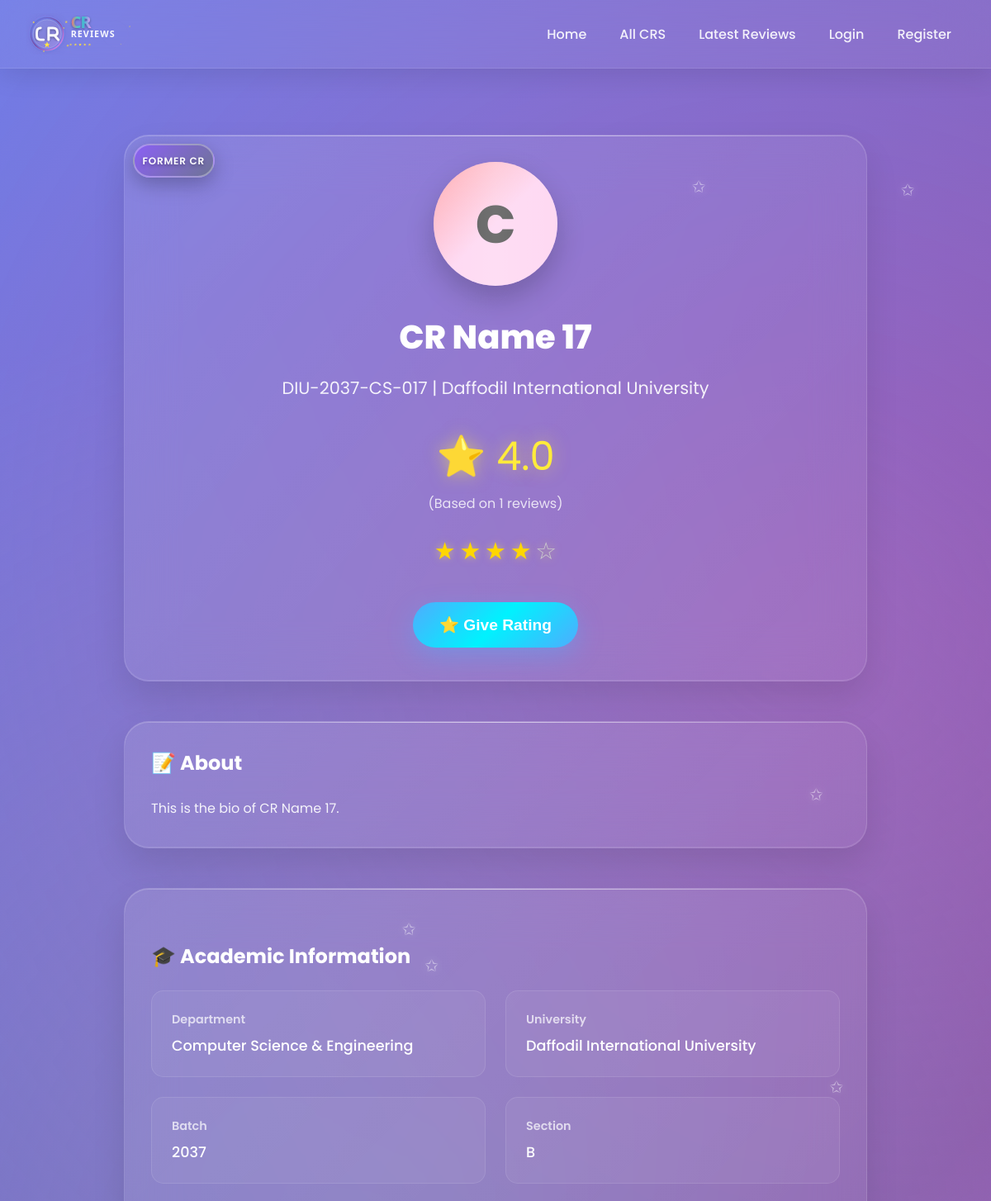
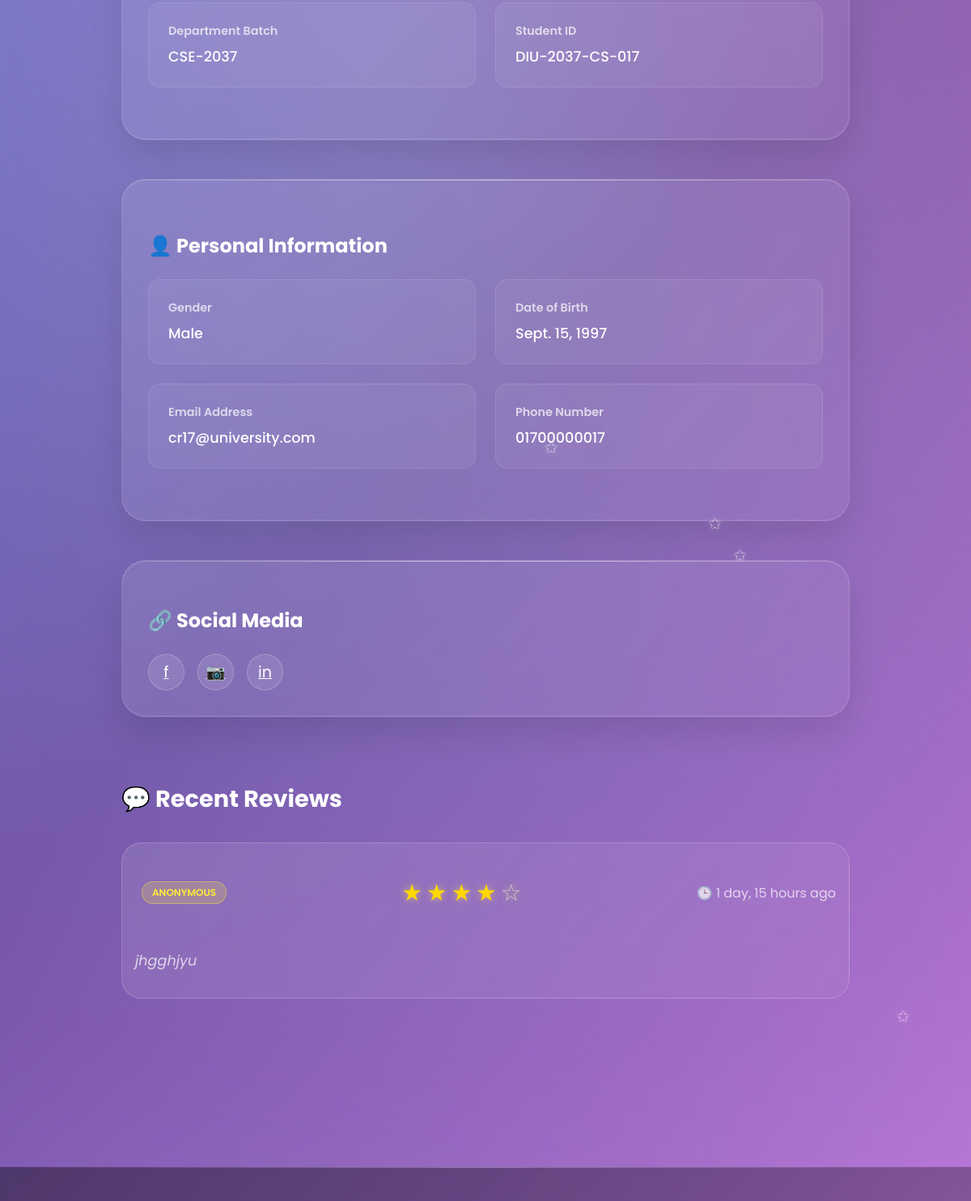
/cr_profile/cr-17-c96c90/ (upper part), run on an earlier commit of the app's database (2 pictures, top to bottom).
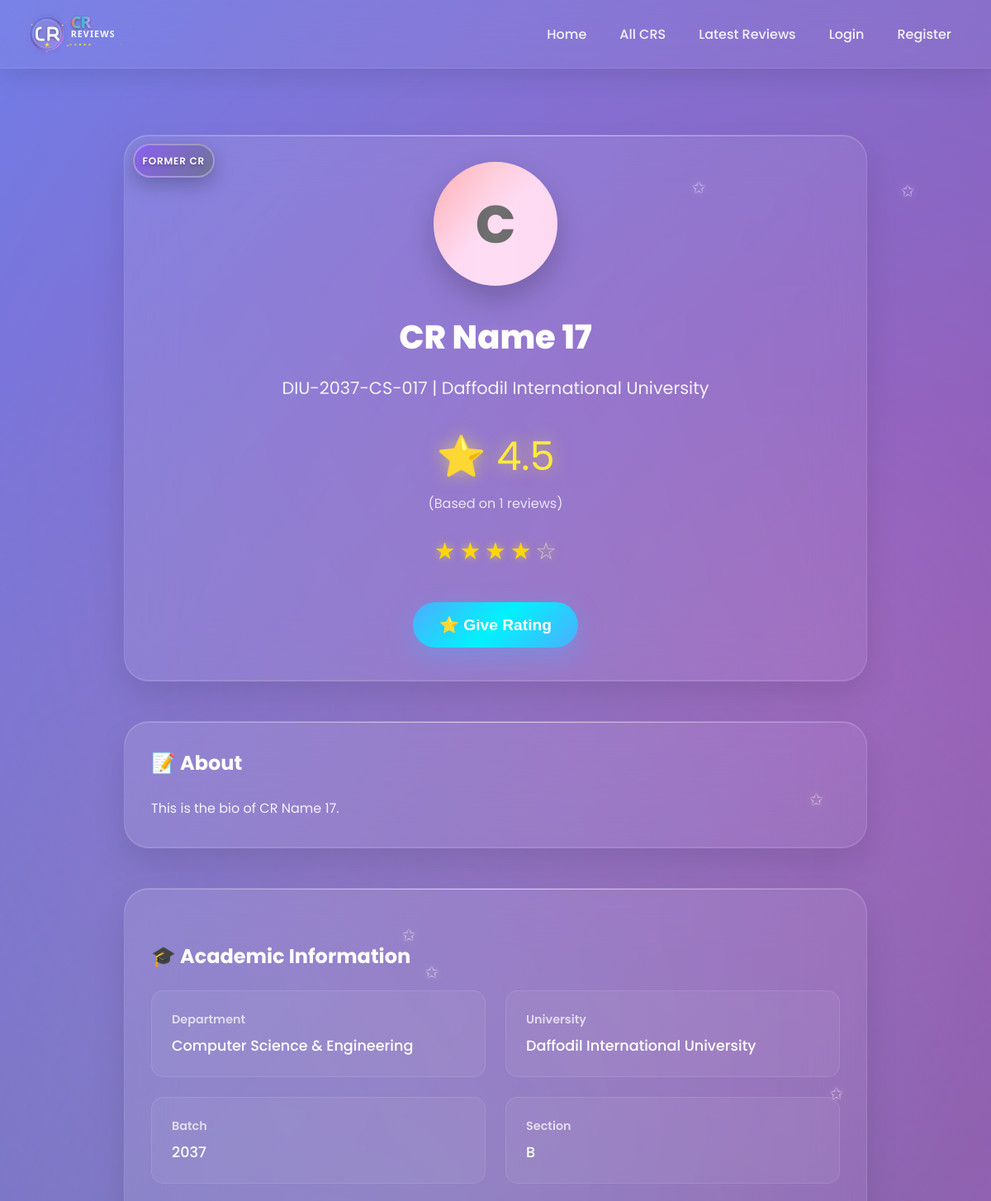
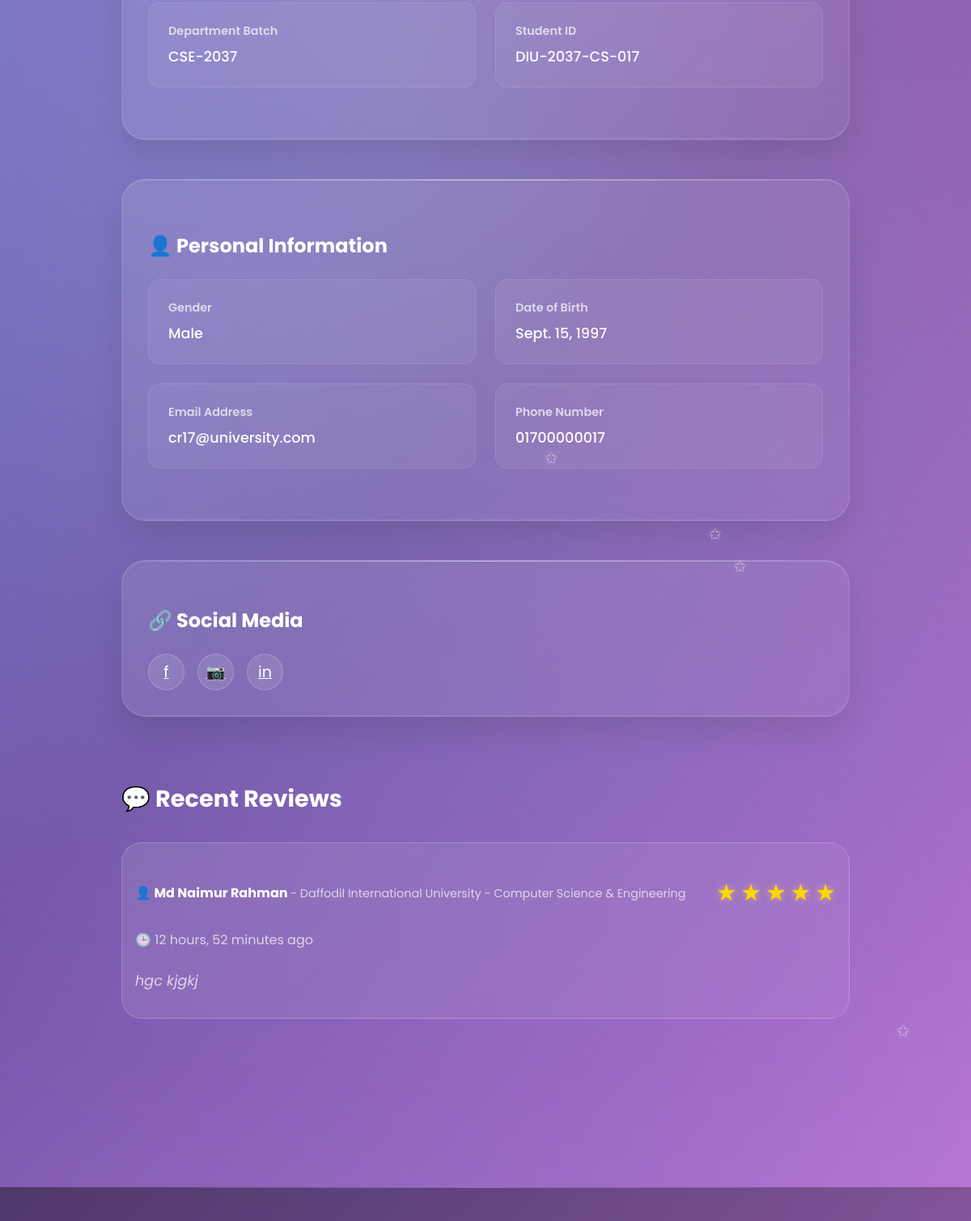
And on a later commit of the database (2 pictures, top to bottom).
### cr/models.py (models this page shows, shortened)
class CrProfile(models.Model):
    user=models.OneToOneField('userprofile.User', on_delete=models.CASCADE,related_name='user_profile')
    university=models.ForeignKey(University, on_delete=models.CASCADE,related_name='university_crs')
    department=models.ForeignKey(Department, on_delete=models.CASCADE,related_name='department_crs')
    cr_status = models.CharField(
    max_length=20,
    choices=[('Present', 'Present CR'), ('Former', 'Former CR')],
    default='Present'
    )
    profile_picture = models.ImageField(upload_to='cr_profile_pictures/', blank=True, null=True)
    name = models.CharField(max_length=100)
    gender = models.CharField(choices=[('M', 'Male'), ('F', 'Female')], max_length=1)
    email = models.EmailField(blank=True, null=True)
    phone = models.CharField(max_length=30, blank=True, null=True)
    st_id = models.CharField(max_length=50, unique=True)
    batch = models.CharField(max_length=20)
    dept_batch = models.CharField(max_length=20 , blank=True, null=True)
    section = models.CharField(max_length=10)
    bio = models.TextField(blank=True, null=True)
    date_of_birth = models.DateField(blank=True, null=True)
    slug = models.SlugField(unique=True, blank=True)
    facebook_url = models.URLField(default='https://www.facebook.com/')
    instagram_url = models.URLField(default='https://www.instagram.com/')
    linkedin_url = models.URLField(default='https://www.linkedin.com/')
    created_at=models.DateTimeField(auto_now_add=True)
    updated_at=models.DateTimeField(auto_now=True)
    deleted_at=models.DateTimeField(auto_now=True,blank=True,null=True)
    @property
    def average_rating(self):
        avg=self.cr_reviews.aggregate(Avg('rating'))['rating__avg']
        return round(avg,1) if avg else 0

class Review(models.Model):
    user = models.ForeignKey('userprofile.User', on_delete=models.CASCADE, related_name='userreviews')
    cr_profile = models.ForeignKey(CrProfile, on_delete=models.CASCADE, related_name='cr_reviews')
    rating = models.PositiveSmallIntegerField()
    description = models.TextField(blank=True, null=True)
    is_anonymous = models.BooleanField(default=False)
    anonymous_name = models.CharField(max_length=100, blank=True, null=True)
    is_approved = models.BooleanField(default=True)  # Auto-approve non-anonymous
    reviewed_by = models.ForeignKey(
        'userprofile.User',
        on_delete=models.SET_NULL,
        null=True,
        blank=True,
        related_name='reviewed_reviews',
        help_text="Admin who approved/rejected this review"
    )
    reviewed_at = models.DateTimeField(null=True, blank=True)
    slug = models.SlugField(unique=True, blank=True)
    created_at = models.DateTimeField(auto_now_add=True)
    updated_at = models.DateTimeField(auto_now=True)
    deleted_at = models.DateTimeField(blank=True, null=True)
    class Meta:
        unique_together = [['user', 'cr_profile']]
        ordering = ['-created_at']

class University(models.Model):
    Public = "Public"
    Private = "Private"
    university_type = [
        (Public,"Public"),
        (Private,"Private"),
    ]
    title =models.CharField(max_length=100,unique=True,blank=False,null=False)
    type =models.CharField(max_length=100,choices=university_type)
    address=models.CharField(max_length=150, blank=True, null=True)
    slug=models.SlugField(blank=True,unique=True)
    created_at=models.DateTimeField(auto_now_add=True)
    updated_at=models.DateTimeField(auto_now=True)
    daleted_at=models.DateTimeField(auto_now=True,blank=True,null=True)
    def __str__(self):
        return self.title

class Department(models.Model):
    title=models.CharField(max_length=50,unique=True,blank=False,null=False)
    code=models.CharField(max_length=50,unique=True,blank=True,null=True)
    slug=models.SlugField(blank=True,unique=True)
    created_at=models.DateTimeField(auto_now_add=True)
    updated_at=models.DateTimeField(auto_now=True)
    daleted_at=models.DateTimeField(auto_now=True,blank=True,null=True)
    def __str__(self):
        return self.title

### userprofile/models.py (models this page shows, shortened)
class User(AbstractBaseUser,PermissionsMixin):
    university=models.ForeignKey(University, on_delete=models.SET_NULL,related_name='university_user',null=True,blank=True)
    department=models.ForeignKey(Department, on_delete=models.SET_NULL,related_name='department_user',null=True,blank=True)
    profile_picture=models.ImageField(upload_to=user_profile_picture_path,null=True,blank=True)
    first_name = models.CharField(max_length=50)
    last_name = models.CharField(max_length=50)
    gender = models.CharField(choices=[('M', 'Male'), ('F', 'Female')], max_length=1)
    email = models.EmailField(unique=True)
    phone=models.CharField(max_length=20,null=True,blank=True)
    date_of_birth=models.DateField(null=True,blank=True)
    student_id=models.CharField(max_length=50,unique=True,null=True,blank=True)
    batch=models.CharField(max_length=20,null=True,blank=True)
    dept_batch = models.CharField(max_length=20 , blank=True, null=True)
    section=models.CharField(max_length=20,null=True,blank=True)
    bio=models.TextField(null=True,blank=True)
    facebook_url=models.URLField(default='https://www.facebook.com/')
    instagram_url=models.URLField(default='https://www.instagram.com/')
    linkedin_url=models.URLField(default='https://www.linkedin.com/')
    role=models.CharField(max_length=20, default='student')
    slug=models.SlugField(blank=True,unique=True)
    is_email_verified = models.BooleanField(default=False)
    email_verification_token = models.UUIDField(blank=True, null=True, editable=False)
    email_verification_token_created = models.DateTimeField(blank=True, null=True)
    password_reset_token = models.UUIDField(null=True, blank=True, editable=False)
    password_reset_token_created = models.DateTimeField(null=True, blank=True)
    is_active = models.BooleanField(default=True)
    is_staff = models.BooleanField(default=False)
    created_at = models.DateTimeField(auto_now_add=True)
    updated_at = models.DateTimeField(auto_now=True)
    deleted_at = models.DateTimeField(blank=True, null=True)
    USERNAME_FIELD = 'email'
    REQUIRED_FIELDS = ['first_name','last_name']
    objects = CustomUserManager()
    def get_full_name(self):
        return f"{self.first_name} {self.last_name}"

### cr/views.py (the view)
# urls.py: path('cr_profile/<str:slug>/',cr_profile,name='cr_profile'),
def cr_profile(request,slug):
    cr_profile=get_object_or_404(CrProfile,slug=slug)
    review = Review.objects.filter(cr_profile=cr_profile, is_approved=True).order_by('-created_at')
    paginator = Paginator(review,5)
    page_number = request.GET.get('page',1)
    try:
        review=paginator.page(page_number)
    except PageNotAnInteger:
        review=paginator.page(1)
    except EmptyPage:
        review=paginator.page(1)
    is_saved = False
    if request.user.is_authenticated:
        is_saved = cr_profile.saved_by.filter(user=request.user).exists()
    context={
        'cr_profile':cr_profile,
        'review':review,
        'paginator':paginator,
        'is_saved':is_saved
    }
    return render(request,'profile.html',context)

### templates/profile.html (shortened to what the changed rows need)
{% extends 'base.html' %}
{% load static %}
{% block content %}
    <div id="cr-profile" class="page">
        <div class="container">
            <div style="max-width: 900px; margin: 0 auto;">
                <div class="search-section" style="text-align: center; margin-bottom: 3rem;">
                    <div class="profile-photo" style="width: 150px; height: 150px; font-size: 4rem; margin: 0 auto 2rem; position: relative;" id="profile-photo">
                         {% if cr_profile.profile_picture %}
                        <img src="{{ cr_profile.profile_picture.url }}" alt="{{ cr_profile.name }}" />
                        {% else %}
                        <span>{{ cr_profile.name|first|upper }}</span>
                        {% endif %}
                    </div>
                    <h1 style="color: white; font-size: 2.5rem; font-weight: 800; margin-bottom: 1rem;" id="profile-name">{{cr_profile.name}}</h1>
                    <p style="color: rgba(255,255,255,0.9); font-size: 1.3rem; margin-bottom: 1.5rem;" id="profile-info">
                        {{cr_profile.st_id}} | {{cr_profile.university}}
                    </p>
  <div class="cr-status-badge {{ cr_profile.cr_status|lower }}">
    {% if cr_profile.cr_status == 'Present' %}
      <span class="badge-text">Present CR</span>
    {% else %}
      <span class="badge-text">Former CR</span>
    {% endif %}
  </div>
                    <div style="margin: 2rem 0;">
                        <div style="font-size: 3rem; color: #ffeb3b; text-shadow: 0 0 20px rgba(255,235,59,0.5);">
                            ⭐ {{cr_profile.average_rating}}
                        </div>
                        <div style="color: rgba(255,255,255,0.8); margin-top: 0.5rem;" id="review-count">
                            (Based on {{review.paginator.count}} reviews)
                        </div>
                        <div class="rating">
                            {% for i in "12345" %} {% if forloop.counter <= cr_profile.average_rating %}
                            <span class="star filled">★</span>
                            {% else %}
                            <span class="star">☆</span>
                            {% endif %} {% endfor %}
                        </div>
                    </div>
                    <button class="btn" onclick="openRatingModal('{{ cr_profile.slug }}', '{{ cr_profile.name }}')" style="font-size: 1.2rem; padding: 1rem 2rem;">
                        ⭐ Give Rating
                    </button>
                </div>
                <div class="search-section">
                    <div class="card1">
                        <h3 class="card-title1">📝 About</h3>
                        <div class="about-content">
                        {{cr_profile.bio}}
                        </div>
                    </div>
                </div>
                <div class="search-section">
                 <div class="card1" style="margin-top: 2rem;">
                    <div class="info-grid">
                        <div class="info-item">
                            <div class="info-label">Department</div>
                            <div class="info-value">{{cr_profile.department}}</div>
                        </div>
                        <div class="info-item">
                            <div class="info-label">University</div>
                            <div class="info-value">{{cr_profile.university}}</div>
                        </div>
                        <div class="info-item">
                            <div class="info-label">Batch</div>
                            <div class="info-value">{{cr_profile.batch}}</div>
                        </div>
                        <div class="info-item">
                            <div class="info-label">Section</div>
                            <div class="info-value">{{cr_profile.section}}</div>
                        </div>
                        <div class="info-item">
                            <div class="info-label">Department Batch</div>
                            <div class="info-value">{{cr_profile.dept_batch}}</div>
                        </div>
                        <div class="info-item">
                            <div class="info-label">Student ID</div>
                            <div class="info-value">{{cr_profile.st_id}}</div>
                        </div>
                        </div>
                    </div>
                </div>
                <div class="search-section">
                 <div class="card1" style="margin-top: 2rem;">
                    <div class="info-grid">
                        <div class="info-item">
                            <div class="info-label">Date of Birth</div>
                            <div class="info-value">{{cr_profile.date_of_birth}}</div>
                        </div>
                        <div class="info-item">
                            <div class="info-label">Email Address</div>
                            <div class="info-value">{{cr_profile.email}}</div>
                        </div>
                        <div class="info-item">
                            <div class="info-label">Phone Number</div>
                            <div class="info-value">{{cr_profile.phone}}</div>
                        </div>
                    </div>
                    </div>
                </div>
<div class="section">
    <h2 style="color: white; font-size: 1.8rem; font-weight: 700; margin-bottom: 2rem;">
        💬 Recent Reviews
    </h2>
    <div id="reviews-container">
    {% for review in review %}
    <div class="review-card">
        <div class="review-header">
            <div>
                <strong>
                    {% if review.is_anonymous %}
                        {% comment %} <span style="color: rgba(255,255,255,0.9);">
                            {{ review.get_reviewer_name }}
                        </span> {% endcomment %}
                    {% elif review.user %}
                        <a href="{% url 'user_view' review.user.slug %}" style="text-decoration: none; color: inherit;">
                            👤 {{ review.user.get_full_name }}
                        </a>
                    {% else %}
                        <span style="color: rgba(255,255,255,0.9);">
                            🕶️ Anonymous User
                        </span>
                    {% endif %}
                </strong>
                {% if not review.is_anonymous and review.user %}
                    {% if review.user.university or review.user.department %}
                        <span style="color: rgba(255,255,255,0.7); font-size: 0.9rem;">
                            -
                            {% if review.user.university %}
                                {{ review.user.university }}
                            {% endif %}
                            {% if review.user.department %}
                                {% if review.user.university %} - {% endif %}
                                {{ review.user.department }}
                            {% endif %}
                        </span>
                    {% endif %}
                {% else %}
                    <span style="display: inline-block; margin-left: 0.5rem; padding: 0.25rem 0.75rem; background: rgba(255, 235, 59, 0.2); border: 1px solid rgba(255, 235, 59, 0.4); border-radius: 20px; font-size: 0.75rem; font-weight: 600; color: #ffeb3b;">
                        ANONYMOUS
                    </span>
                {% endif %}
            </div>
            <div class="rating">
                {% for i in "12345" %}
                    {% if forloop.counter <= review.rating %}
                        <span class="star filled">★</span>
                    {% else %}
                        <span class="star">☆</span>
                    {% endif %}
                {% endfor %}
            </div>
            <div style="color: rgba(255,255,255,0.7); font-weight: 400;">
                🕒 {{ review.created_at|timesince }} ago
            </div>
        </div>
        <div class="review-text">
            {{ review.description|default:"No comment provided." }}
        </div>
    </div>
    {% empty %}
    <div style="text-align: center; padding: 3rem; color: rgba(255,255,255,0.7);">
        <p style="font-size: 1.2rem; margin-bottom: 1rem;">📝 No reviews yet</p>
        <p style="font-size: 0.95rem;">Be the first to review this CR!</p>
    </div>
    {% endfor %}
</div>
</div>
            </div>
        </div>
    </div>
{% endblock content %}

What changed in the data, as far as the page shows it:
no longer on this page (row edited): Review: is_anonymous "ANONYMOUS", rating 4 (drawn), created_at "1 day, 15 hours", description "jhgghjyu"
computed for CrProfile "CR Name 17": average_rating "4.0" → "4.5"
added Review: user.get_full_name "Md Naimur Rahman", user.university "Daffodil International University", user.department "Computer Science & Engineering", rating 5 (drawn), created_at "12 hours, 52 minutes", description "hgc kjgkj"
